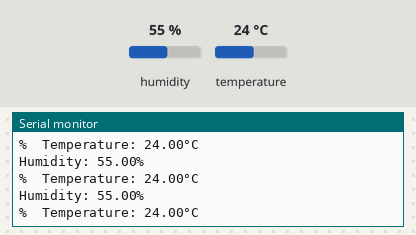
Simulated run of this sketch. Board: Arduino Uno, built with avr-gcc and run on an emulated ATmega328P. Parts: the last lines printed to the serial monitor. The test bench sets the inputs (shaded band); at power-on: humidity 55 %, temperature 24 °C.

Above: at 2.8 s.
2.9 s: humidity set to 22 %
At 4.0 s:
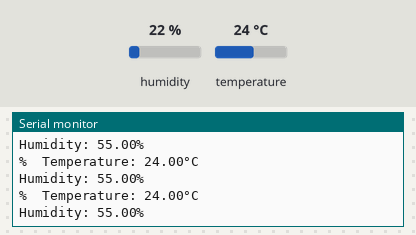
9.0 s: temperature set to 12 °C
At 9.8 s:
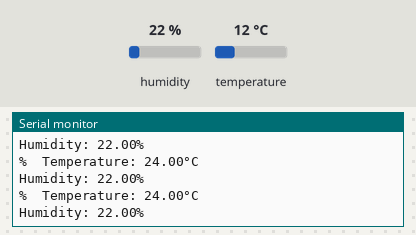
15.1 s: humidity set to 40 %
At 16.2 s:
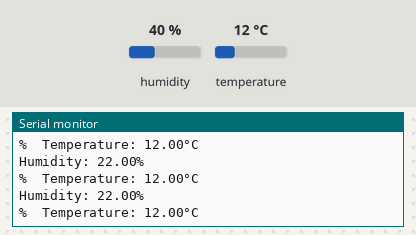
Timing chart, 0 to 18.1 s (numbered marks = the images above; inputs shaded):
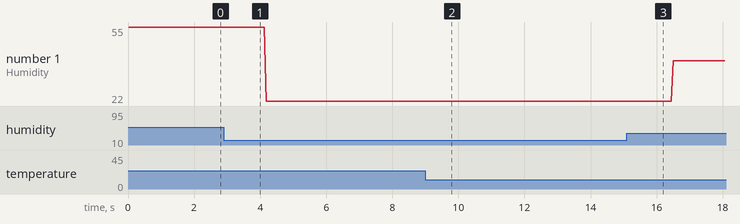

Measured:
- plotted number 1: 55 → 22 after the input at 2.9 s, 22 → 40 after the input at 15.1 s

The sketch:

DHTtester.ino
```cpp
#include "DHT.h"
#define DHTPIN 7
#define DHTTYPE DHT11

DHT dht(DHTPIN, DHTTYPE);

void setup() {
  Serial.begin(9600);
  Serial.println(F("DHTxx test!"));
  dht.begin();
}

void loop() {

  //delay(2000);
  float h = dht.readHumidity();
  float t = dht.readTemperature();
  //float f = dht.readTemperature(true);

  if (isnan(h) || isnan(t)) {
   Serial.println(F("Failed to read from DHT sensor!"));
    //return;
  }

  //float hif = dht.computeHeatIndex(f, h);
  //float hic = dht.computeHeatIndex(t, h, false);

else {
  Serial.print(F("Humidity: "));
  Serial.print(h);
  Serial.println("%\t ");
  Serial.print(F("%  Temperature: "));
  Serial.print(t);
  Serial.println("°C ");
}


  //Serial.print(f);
  //Serial.print(F("°F  Heat index: "));
  //Serial.print(hic);
 // Serial.print(F("°C "));
 // Serial.print(hif);
 // Serial.println(F("°F"));
}
```
